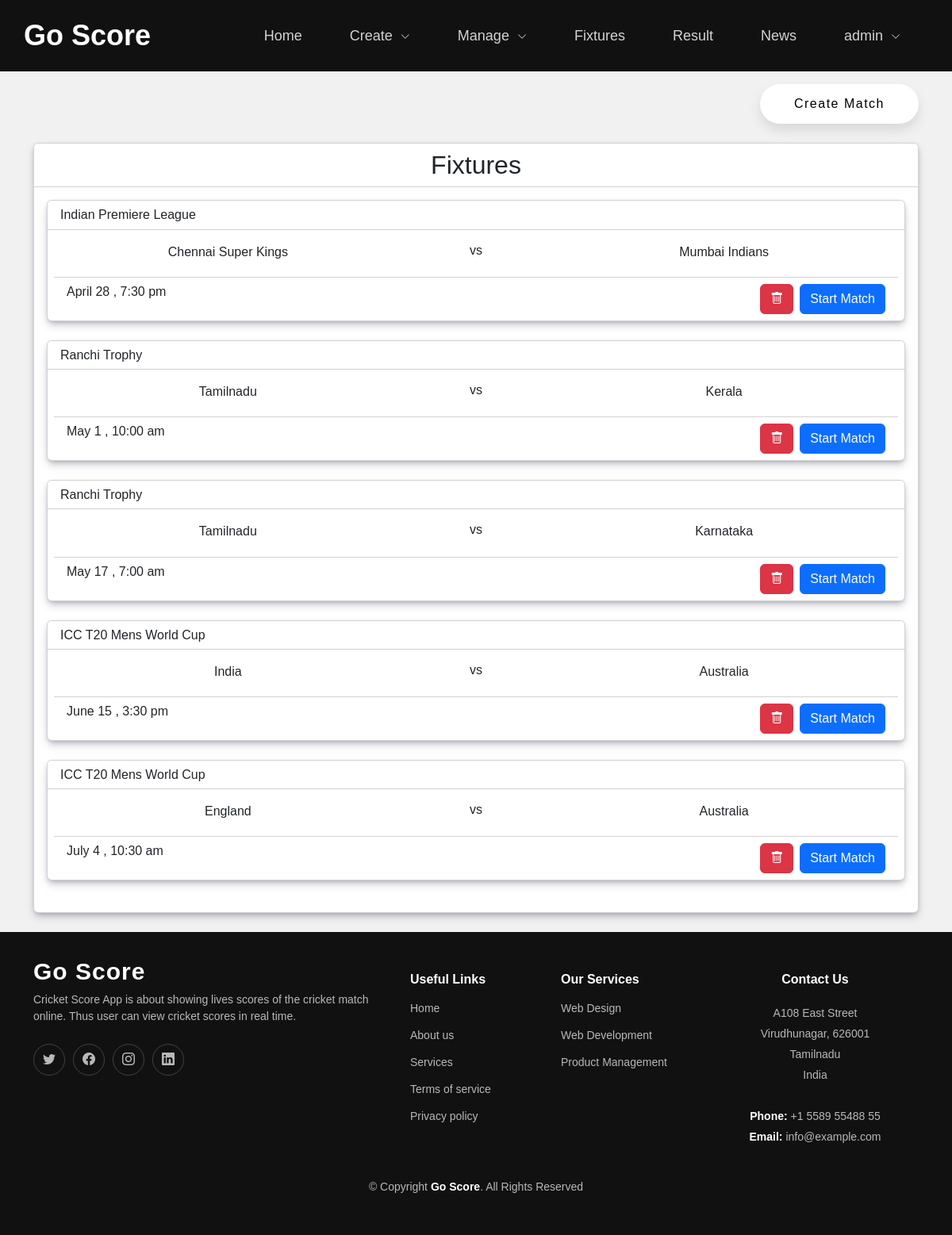
Page /admin/fixtures.php (signed in) on the committed database.
### tables this page shows
CREATE TABLE `schedule` (
  `sno` int(11) NOT NULL,
  `match_id` varchar(255) NOT NULL,
  `tournament` varchar(255) NOT NULL,
  `team1` varchar(255) NOT NULL,
  `team2` varchar(255) NOT NULL,
  `location` varchar(255) NOT NULL,
  `date&time` datetime NOT NULL,
  `status` int(11) NOT NULL
);

CREATE TABLE `tournament` (
  `sno` int(11) NOT NULL,
  `tournament_id` varchar(255) NOT NULL,
  `tournament_name` varchar(255) NOT NULL,
  `start_date` date NOT NULL,
  `status` int(11) NOT NULL
);

CREATE TABLE `team` (
  `sno` int(11) NOT NULL,
  `tournament_id` varchar(255) NOT NULL,
  `team_id` varchar(255) NOT NULL,
  `team_name` varchar(255) NOT NULL,
  `short_name` varchar(255) NOT NULL,
  `status` int(11) NOT NULL
);

### admin/fixtures.php (the view, shortened to what this page needs)
<?php
include_once('config.php');
?>
<!DOCTYPE html>
<html lang="en">
<head>
    <link rel="stylesheet" href="../assets/bootstrap/bootstrap.css">
    <link rel="stylesheet" href="../assets/css/main.css">
    <link rel="stylesheet" href="../assets/icons/icons.css">
</head>
<body>
    <?php
    include_once("header.php");
    ?>
    <div class="container">
        <div class="row mt-3">
            <div class="flex-wrap">
                <div class="col-12">
                    <button type="button" class="login-btn float-end" data-bs-toggle="modal" data-bs-target="#staticBackdrop" style="width:200px;">Create Match</button>
                </div>
            </div>
        </div>
        <div class="row mt-4 mb-4">
            <div class="flex-wrap">
                <div class="card">
                    <div class="card-header">
                        <h2 align="center">Fixtures</h2>
                    </div>
                    <div class="card-body">
                        <?php
                        $sql = "SELECT * from schedule WHERE `status`= 0 ORDER BY `date&time` ASC";
                        $res = mysqli_query($conn, $sql);
                        while ($row = mysqli_fetch_assoc($res)) {
                            $m_id = $row['match_id'];
                        ?>
                            <div class="card mb-4">
                                <div class="card-header">
                                    <div class="row">
                                        <div class="col-12">
                                            <?php
                                            $sql1 = "SELECT * from tournament WHERE `tournament_id`='" . $row['tournament'] . "' AND `status`= 0";
                                            $res1 = mysqli_query($conn, $sql1);
                                            if ($row1 = mysqli_fetch_assoc($res1)) {
                                                echo "<h6>" . $row1['tournament_name'] . "</h6>";
                                            }
                                            ?>
                                        </div>
                                    </div>
                                </div>
                                <div class="card-body">
                                    <div class="row">
                                        <div class="col-5">
                                            <div class="d-flex justify-content-center">
                                                <?php
                                                $sql2 = "SELECT `team_name` FROM team WHERE `team_id`='" . $row['team1'] . "' AND `status`=0";
                                                $res2 = mysqli_query($conn, $sql2);
                                                if ($row2 = mysqli_fetch_assoc($res2)) {
                                                    echo $row2['team_name'];
                                                }
                                                ?>
                                            </div>
                                        </div>
                                        <div class="col-2">
                                            <div class="d-flex justify-content-center">
                                                <h6>vs</h6>
                                            </div>
                                        </div>
                                        <div class="col-5">
                                            <div class="d-flex justify-content-center">
                                                <?php
                                                $sql2 = "SELECT `team_name` FROM team WHERE `team_id`='" . $row['team2'] . "' AND `status`=0";
                                                $res2 = mysqli_query($conn, $sql2);
                                                if ($row2 = mysqli_fetch_assoc($res2)) {
                                                    echo $row2['team_name'];
                                                }
                                                ?>
                                            </div>
                                        </div>
                                    </div>
                                </div>
                                <div class="card-footer mx-2">
                                    <div class="row">
                                        <div class="col-4">
                                            <div class="d-flex flex-row">
                                                <?php
                                                echo "<h6>" . date('F j , g:i a', strtotime($row['date&time'])) . "</h6>";
                                                ?>
                                            </div>
                                        </div>
                                        <div class="col-8">
                                            <div class="d-flex justify-content-end">
                                                <a href="javascript:void(0)" onclick="openmodal('<?php echo $m_id ?>','m_delete');" class="btn btn-danger mx-2"><i class="bi bi-trash"></i></a>
                                                <a href="javascript:void(0)" onclick="startmatch('<?php echo $m_id ?>');" class="btn btn-primary">Start Match</a>
                                            </div>
                                        </div>
                                    </div>
                                </div>
                            </div>
                        <?php } ?>
                    </div>
                </div>
            </div>
        </div>
    </div>
    <?php
    include_once("footer.php");
    ?>
</body>
</html>

### rows in the picture
schedule: tournament.tournament_name "Indian Premiere League", team.team_name "Chennai Super Kings", team.team_name "Mumbai Indians", date "April 28 , 7:30 pm"
schedule: tournament.tournament_name "Ranchi Trophy", team.team_name "Tamilnadu", team.team_name "Kerala", date "May 1 , 10:00 am"
schedule: tournament.tournament_name "Ranchi Trophy", team.team_name "Tamilnadu", team.team_name "Karnataka", date "May 17 , 7:00 am"
schedule: tournament.tournament_name "ICC T20 Mens World Cup", team.team_name "India", team.team_name "Australia", date "June 15 , 3:30 pm"
schedule: tournament.tournament_name "ICC T20 Mens World Cup", team.team_name "England", team.team_name "Australia", date "July 4 , 10:30 am"

### other values in the picture
$_SESSION['username'] "admin"
